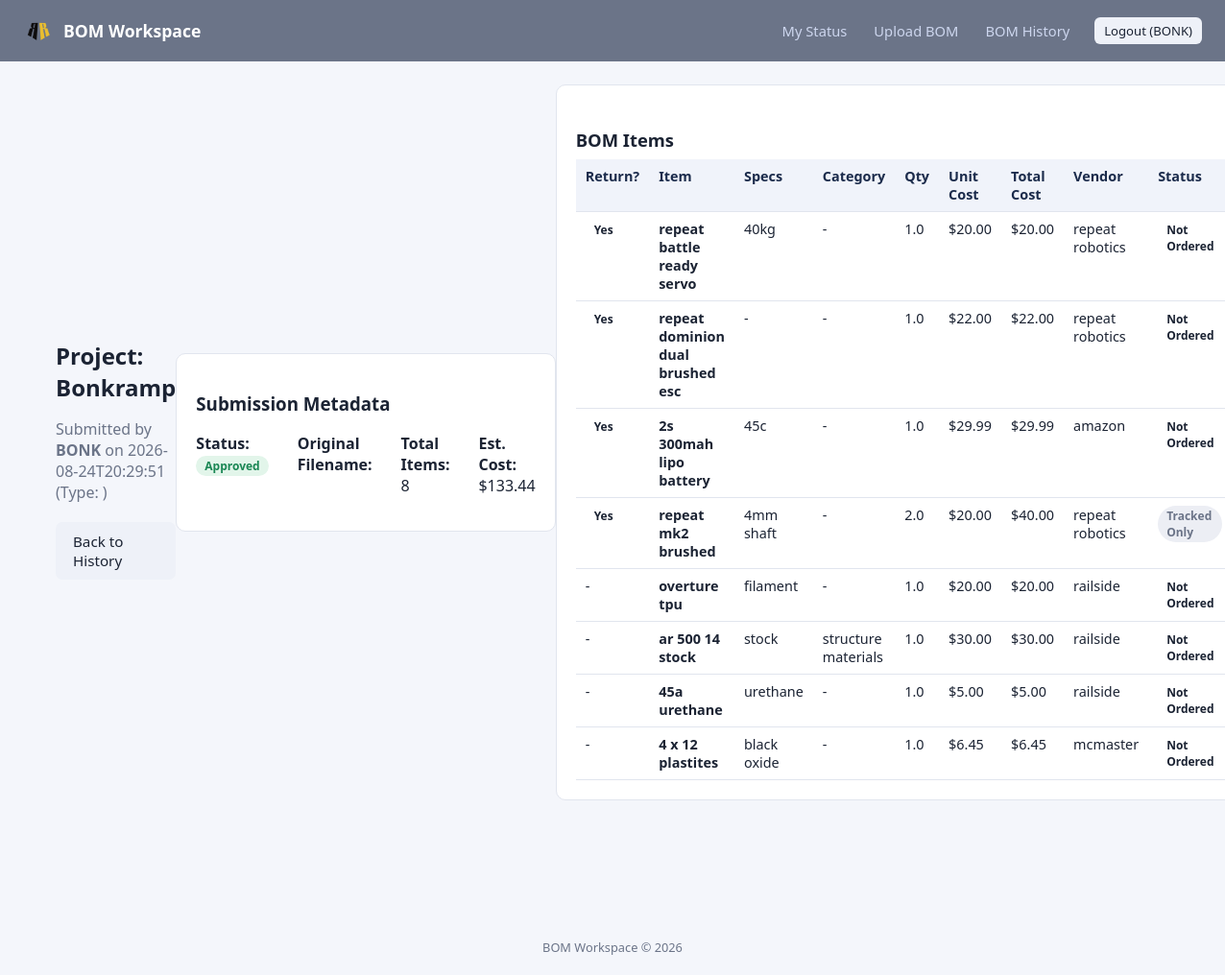
Screenshot of /team/bom/2 (signed in) with the database file from the repository.
### tables this page shows
CREATE TABLE boms (
            id INTEGER PRIMARY KEY AUTOINCREMENT,
            team TEXT NOT NULL,
            project TEXT NOT NULL,
            notes TEXT,
            bom_type TEXT NOT NULL,
            filename TEXT NOT NULL,
            upload_date TEXT NOT NULL,
            active INTEGER NOT NULL DEFAULT 1,
            status TEXT NOT NULL DEFAULT 'Pending'
        );

CREATE TABLE bom_items (
            id INTEGER PRIMARY KEY AUTOINCREMENT,
            bom_id INTEGER NOT NULL,
            row_index INTEGER,
            category TEXT,
            qty REAL,
            item TEXT,
            specs TEXT,
            link TEXT,
            vendor TEXT,
            other_vendor TEXT,
            resolved_vendor TEXT,
            event_category TEXT,
            other_category TEXT,
            unit_cost REAL,
            total_cost REAL,
            physical TEXT,
            subsystem TEXT,
            units_per_package REAL,
            units_per_bot REAL,
            comments TEXT,
            orderable INTEGER DEFAULT 1,
            match_key TEXT,
            flagged INTEGER DEFAULT 0,
            order_status TEXT DEFAULT 'Not Ordered',
            storage_location TEXT DEFAULT '',
            group_override_id TEXT,
            is_given INTEGER DEFAULT 0,
            needs_return INTEGER DEFAULT 0,
            FOREIGN KEY (bom_id) REFERENCES boms (id)
        );

### app.py (the view)
@app.route("/team/bom/<int:sub_id>")
@login_required
def view_team_bom(sub_id):
    submission = db.get_submission(sub_id)
    if not submission or (not session.get("is_admin") and submission["team"] != session.get("username")):
        flash("Submission not found or unauthorized.", "error")
        return redirect(url_for("history"))
    def is_special_item(it):
        s = " ".join([str(it.get("item") or ""), str(it.get("specs") or ""), str(it.get("category") or ""), str(it.get("resolved_vendor") or "")]).lower()
        return ("filament" in s) or ("urethane" in s) or ("tpu" in s) or ("stock" in s)
    total_cost = 0.0
    for it in submission["items"]:
        it["display_tracked"] = (not bool(it.get("orderable"))) and (not is_special_item(it))
        if it.get("orderable") or is_special_item(it):
            total_cost += float(it.get("total_cost") or 0)
    submission["total_cost"] = total_cost
    return render_template("view_bom.html", submission=submission)

### app.py (called while the page is built)
def login_required(f):
    @wraps(f)
    def decorated_function(*args, **kwargs):
        if "user_id" not in session:
            flash("Please log in to continue.", "error")
            return redirect(url_for("login"))
        return f(*args, **kwargs)
    return decorated_function

def money(v):
    try:
        return f"${float(v):,.2f}"
    except (TypeError, ValueError):
        return "$0.00"

### db.py (called while the page is built)
def get_conn():
    conn = sqlite3.connect(DB_NAME)
    conn.row_factory = sqlite3.Row
    return conn

def get_submission(sub_id):
    conn = get_conn()
    bom = conn.execute("SELECT * FROM boms WHERE id = ?", (sub_id,)).fetchone()
    if not bom:
        conn.close()
        return None
    items = conn.execute("SELECT * FROM bom_items WHERE bom_id = ? ORDER BY row_index", (sub_id,)).fetchall()
    conn.close()
    return {
        "bom": dict(bom),
        "items": [dict(i) for i in items],
        "team": bom["team"],
        "project": bom["project"],
        "status": bom["status"],
        "id": bom["id"]
    }

### templates/view_bom.html (shortened to what this page needs)
{% extends "base.html" %}
{% block content %}
<div style="display: flex; justify-content: space-between; align-items: center; margin-bottom: 20px;">
    <div>
        <h1>Project: {{ submission.project }}</h1>
        <p class="subtitle">Submitted by <strong>{{ submission.team }}</strong> on {{ submission.bom.upload_date[:19] }} (Type: {{ submission.bom_type | title }})</p>
    <div>
        <a href="{{ url_for('history') }}" class="btn secondary">Back to History</a>
    </div>
</div>
<div class="card" style="margin-bottom: 20px;">
    <h3>Submission Metadata</h3>
    <ul style="list-style: none; padding: 0; display: flex; gap: 30px; margin-top: 10px;">
        <li><strong>Status:</strong>
            {% if submission.status == 'Approved' %}
                <span class="badge badge-ok">Approved</span>
            {% elif submission.status == 'Rejected' %}
                <span class="badge badge-danger">Rejected</span>
            {% else %}
                <span class="badge badge-warn">Pending Review</span>
            {% endif %}
        </li>
        <li><strong>Original Filename:</strong> {{ submission.filename }}</li>
        <li><strong>Total Items:</strong> {{ submission['items'] | length }}</li>
        <li><strong>Est. Cost:</strong> {{ submission.total_cost | money }}</li>
    </ul>
</div>
<div class="card">
    <h2>BOM Items</h2>
    {% if submission['items'] %}
    <div class="table-scroll">
        <table>
            <thead>
                <tr>
                    <th>Return?</th>
                    <th>Item</th>
                    <th>Specs</th>
                    <th>Category</th>
                    <th>Qty</th>
                    <th>Unit Cost</th>
                    <th>Total Cost</th>
                    <th>Vendor</th>
                    <th>Status</th>
                </tr>
            </thead>
            <tbody>
                {% for it in submission['items'] %}
                <tr>
                    <td class="text-center">
                        {% if it.needs_return %}
                            <span class="badge bg-warning text-dark">Yes</span>
                        {% else %}
                            <span class="text-muted">-</span>
                        {% endif %}
                    </td>
                    <td><strong>{{ it.item }}</strong></td>
                    <td>{{ it.specs or '-' }}</td>
                    <td>{{ it.category or '-' }}</td>
                    <td>{{ it.qty }}</td>
                    <td>{{ it.unit_cost | money }}</td>
                    <td>{{ it.total_cost | money }}</td>
                    <td>{{ it.resolved_vendor or it.vendor or 'Unspecified' }}</td>
                    <td>
                        {% if it.orderable %}
                            <span class="badge secondary">{{ it.order_status or 'Not Ordered' }}</span>
                        {% else %}
                            {% if it.display_tracked %}
                                <span class="badge badge-muted">Tracked Only</span>
                            {% else %}
                                <span class="badge secondary">{{ it.order_status or 'Not Ordered' }}</span>
                            {% endif %}
                        {% endif %}
                    </td>
                </tr>
                {% endfor %}
            </tbody>
        </table>
    </div>
    {% else %}
    <div class="empty-state">
        <p>No items found in this BOM submission.</p>
    </div>
    {% endif %}
</div>
{% endblock %}

### templates/base.html (shortened to what this page needs)
<!DOCTYPE html>
<html lang="en">
<head>
    <link rel="stylesheet" href="{{ url_for('static', filename='style.css') }}">
</head>
<body>
    <header class="topbar">
        <div class="brand">
            <a href="{{ url_for('index' if 'index' in url_for.__globals__ else 'upload') }}" class="logo-link">
                <img src="{{ url_for('static', filename='images/RR Logo.png') }}" alt="RR Logo" class="app-logo">
                <span>BOM Workspace</span>
            </a>
        </div>
        {% if session.get('user_id') is not none %}
        <nav>
            {% if session.get('is_admin') %}
                <a href="{{ url_for('admin_approvals') }}" class="{% if request.endpoint == 'admin_approvals' %}active{% endif %}">Approvals</a>
                <a href="{{ url_for('order_view') }}" class="{% if request.endpoint == 'order_view' %}active{% endif %}">Combined Order</a>
                <a href="{{ url_for('tracked_view') }}" class="{% if request.endpoint == 'tracked_view' %}active{% endif %}">Tracked Items</a>
                <a href="{{ url_for('vendors_view') }}" class="{% if request.endpoint == 'vendors_view' %}active{% endif %}">Vendors</a>
                <a href="{{ url_for('matches_view') }}" class="{% if request.endpoint == 'matches_view' %}active{% endif %}">Item Matching</a>
                <a href="{{ url_for('status_view') }}" class="{% if request.endpoint == 'status_view' %}active{% endif %}">Order Status</a>
                <a href="{{ url_for('admin_teams_view') }}" class="{% if request.endpoint == 'admin_teams_view' %}active{% endif %}">Teams & Spending</a>
                <a href="{{ url_for('admin_returns') }}" class="{% if request.endpoint == 'admin_returns' %}active{% endif %}">Part Returns</a>
            {% else %}
                <a href="{{ url_for('status_view') }}" class="{% if request.endpoint == 'status_view' %}active{% endif %}">My Status</a>
            {% endif %}
            <a href="{{ url_for('upload') }}" class="{% if request.endpoint == 'upload' %}active{% endif %}">Upload BOM</a>
            <a href="{{ url_for('history') }}" class="{% if request.endpoint == 'history' %}active{% endif %}">BOM History</a>
            <a href="{{ url_for('logout') }}" class="btn small secondary" style="margin-left: 10px;">Logout ({{ session.get('username') }})</a>
        </nav>
        {% endif %}
    </header>
    <main>
        {% block content %}{% endblock %}
    </main>
    <footer>
        BOM Workspace &copy; 2026
    </footer>
</body>
</html>

### static/style.css (style rules this page uses)
:root { --navy: #1b2b4b; --accent: #2f6fed; --accent-dark: #1d4fc4; --green: #1a8754; --red: #c0392b; --amber: #b8860b; --bg: #f4f6fb; --card: #ffffff; --border: #e1e5ee; --text: #1b2333; --muted: #6b7488; }
* { box-sizing: border-box; }
body { margin: 0; font-family: "Segoe UI", -apple-system, BlinkMacSystemFont, Roboto, Helvetica, Arial, sans-serif; background: var(--bg); color: var(--text); }
.topbar { background: var(--muted); color: #fff; display: flex; align-items: center; justify-content: space-between; padding: 14px 24px; flex-wrap: wrap; gap: 10px; }
.brand { font-weight: 700; font-size: 1.1rem; }
.logo-link { display: flex; align-items: center; text-decoration: none; color: #fff; font-weight: 700; font-size: 1.1rem; }
.app-logo { height: 32px; width: auto; object-fit: contain; vertical-align: middle; margin-right: 10px; }
.topbar nav { display: flex; gap: 4px; flex-wrap: wrap; align-items: center; }
.topbar nav a { color: #cdd6ee; text-decoration: none; padding: 8px 12px; border-radius: 6px; font-size: 0.92rem; }
main { max-width: 1200px; margin: 24px auto; padding: 0 20px 60px; }
footer { text-align: center; color: var(--muted); font-size: 0.8rem; padding: 20px; }
h1 { font-size: 1.5rem; margin-bottom: 4px; }
h2 { font-size: 1.15rem; margin: 24px 0 8px; }
.subtitle { color: var(--muted); margin-bottom: 20px; }
.card { background: var(--card); border: 1px solid var(--border); border-radius: 10px; padding: 20px; margin-bottom: 20px; }
.btn { display: inline-block; background: var(--accent); color: #fff; border: none; padding: 10px 18px; border-radius: 7px; font-size: 0.95rem; cursor: pointer; text-decoration: none; }
.btn.secondary { background: #eef1f8; color: var(--text); }
.btn.small { padding: 5px 10px; font-size: 0.82rem; }
table { width: 100%; border-collapse: collapse; font-size: 0.9rem; }
th, td { text-align: left; padding: 8px 10px; border-bottom: 1px solid var(--border); vertical-align: top; }
th { background: #f0f3fa; font-weight: 600; color: var(--navy); position: sticky; top: 0; }
.table-scroll { overflow-x: auto; }
.badge { display: inline-block; padding: 2px 9px; border-radius: 20px; font-size: 0.75rem; font-weight: 600; }
.badge-ok { background: #e2f5ea; color: var(--green); }
.badge-muted { background: #eceef4; color: var(--muted); }

### rows the page displays
boms: get "BONK", project "Bonkramp", team "BONK", bom "2026-08-24T20:29:51"
bom_items: needs_return "Yes", item "repeat battle ready servo", specs "40kg", category "-", qty "1.0", unit_cost "$20.00", total_cost "$20.00", resolved_vendor "repeat robotics", order_status "Not Ordered"
bom_items: needs_return "Yes", item "repeat dominion dual brushed esc", specs "-", category "-", qty "1.0", unit_cost "$22.00", total_cost "$22.00", resolved_vendor "repeat robotics", order_status "Not Ordered"
bom_items: needs_return "Yes", item "2s 300mah lipo battery", specs "45c", category "-", qty "1.0", unit_cost "$29.99", total_cost "$29.99", resolved_vendor "amazon", order_status "Not Ordered"
bom_items: needs_return "Yes", item "repeat mk2 brushed", specs "4mm shaft", category "-", qty "2.0", unit_cost "$20.00", total_cost "$40.00", resolved_vendor "repeat robotics", orderable "Tracked Only"
bom_items: item "overture tpu", specs "filament", category "-", qty "1.0", unit_cost "$20.00", total_cost "$20.00", resolved_vendor "railside", order_status "Not Ordered"
bom_items: item "ar 500 14 stock", specs "stock", category "structure materials", qty "1.0", unit_cost "$30.00", total_cost "$30.00", resolved_vendor "railside", order_status "Not Ordered"
bom_items: item "45a urethane", specs "urethane", category "-", qty "1.0", unit_cost "$5.00", total_cost "$5.00", resolved_vendor "railside", order_status "Not Ordered"
bom_items: item "4 x 12 plastites", specs "black oxide", category "-", qty "1.0", unit_cost "$6.45", total_cost "$6.45", resolved_vendor "mcmaster", order_status "Not Ordered"

### other values shown
{{ submission['items'] | length }} "8"
{{ submission.total_cost | money }} "$133.44"
